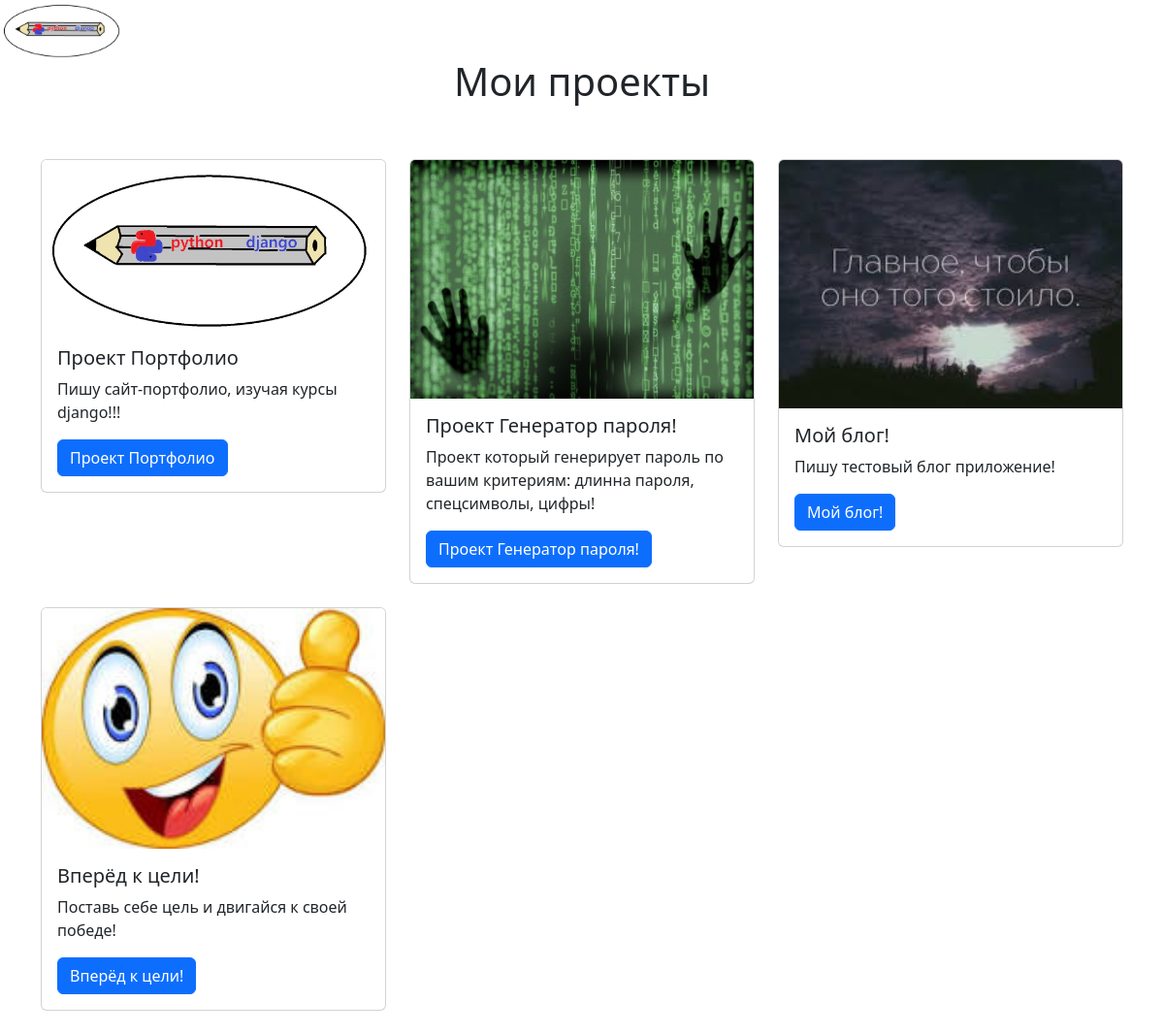
The page / on the database its author committed.
### portfolio/models.py (models this page shows, shortened)
class Project(models.Model):
    title = models.CharField(max_length=100, verbose_name='Заголовок')
    description = models.CharField(max_length=250, verbose_name='Описание')
    image = models.ImageField(upload_to='portfolio/images/', verbose_name='Изображение')
    url = models.URLField(blank=True)
    class Meta:
        verbose_name = 'Проект'
        verbose_name_plural = 'Проекты'

### portfolio/views.py (the view)
# urls.py: path('', include('portfolio.urls')),
def portfolio(request):
    title = 'Портфолио'
    project = Project.objects.all()
    context = {'title': title, 'project': project}
    return render(request, 'portfolio/portfolio.html', context)

### portfolio/templates/portfolio/portfolio.html
{% extends 'portfolio/base.html' %}
{% load static %}
{% block content %}
<div class="container">
    <h1 class="text-center">Мои проекты</h1>
<br>
<br>
    <div class="row">
        {% for p in project %}
        <div class="col-lg-4">
            <div class="card mb-4">
                <img src="{{ p.image.url }}" class="card-img-top" alt="{{ p.title }}">
                <div class="card-body">
                    <h5 class="card-title">{{ p.title }}</h5>
                    <p class="card-text">{{ p.description }}</p>
                    {% if p.url %}
                    <a href="{{ p.url }}" class="btn btn-primary">{{p.title}}</a>
                    {% endif %}
                </div>
            </div>
        </div>
        {% endfor %}
    </div>
</div>
{% endblock content %}

### rows shown on the page
Project: image (picture), title "Проект Портфолио", description "Пишу сайт-портфолио, изучая курсы django!!!"
Project: image (picture), title "Проект Генератор пароля!", description "Проект который генерирует пароль по вашим критериям: длинна пароля, спецсимволы, цифры!"
Project: image (picture), title "Мой блог!", description "Пишу тестовый блог приложение!"
Project: image (picture), title "Вперёд к цели!", description "Поставь себе цель и двигайся к своей победе!"
